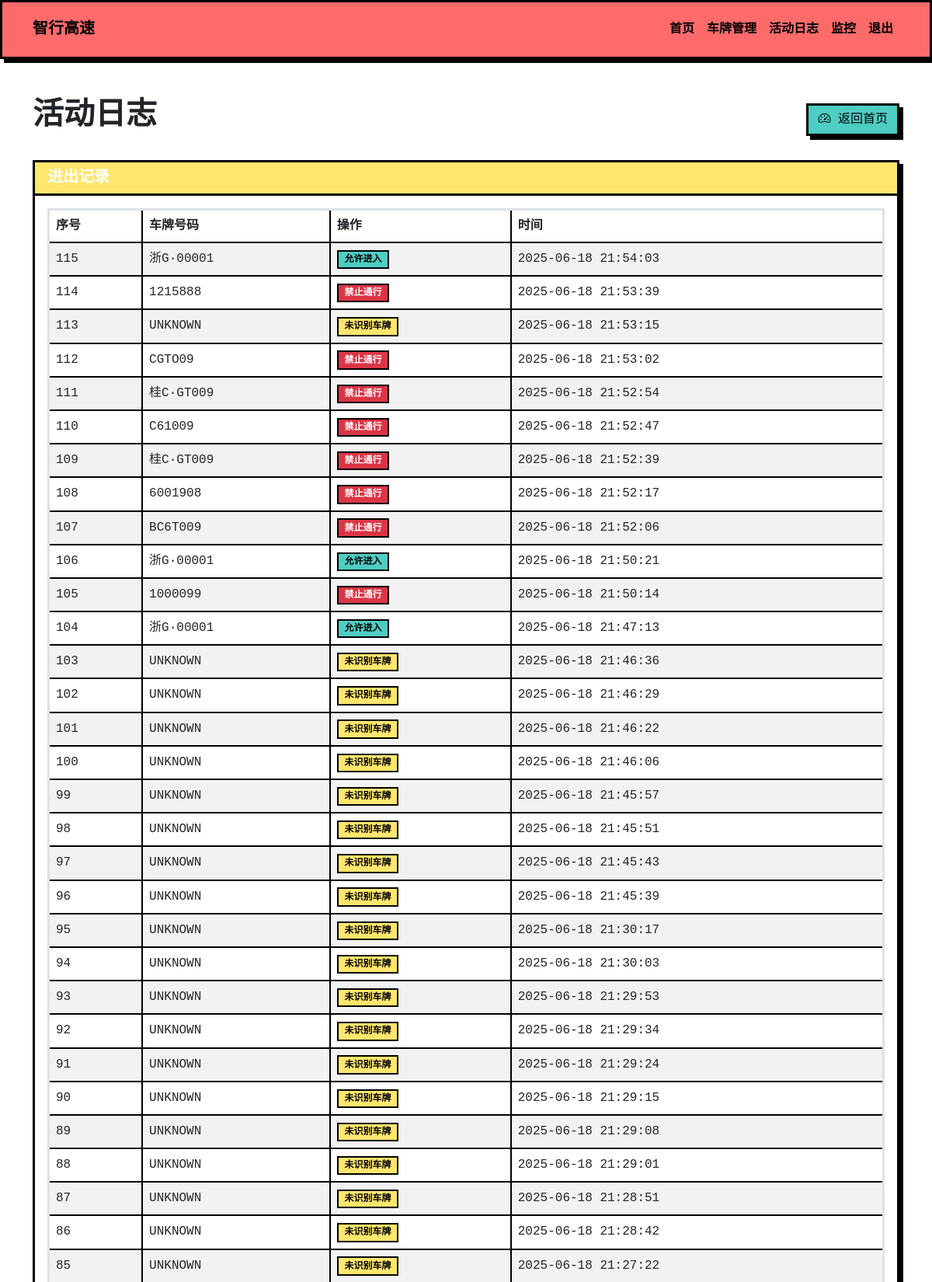
The app's page /logs (signed in, upper part) with its own data.
### tables this page shows
CREATE TABLE movement_log (id INTEGER PRIMARY KEY, plate_number TEXT, action TEXT, timestamp TIMESTAMP DEFAULT CURRENT_TIMESTAMP);

### plate_manager_wui.py (the view)
@app.route("/logs")
@login_required
def view_logs():
    try:
        logs = execute_db_query(
            "SELECT id, plate_number, action, timestamp FROM movement_log ORDER BY timestamp DESC LIMIT 100",
            fetch=True
        ) or []
        for log in logs:
            log['timestamp'] = utc_to_local(datetime.strptime(log['timestamp'], '%Y-%m-%d %H:%M:%S')).strftime('%Y-%m-%d %H:%M:%S')
        return render_template("logs.html", logs=logs)
    except Exception as e:
        logging.error(f"Error viewing logs: {str(e)}")
        flash("获取日志数据失败", "danger")
        return render_template("logs.html", logs=[])

### plate_manager_wui.py (called while the page is built)
def execute_db_query(query, params=(), fetch=False):
    with db_lock:
        try:
            conn = sqlite3.connect(db_path)
            conn.row_factory = sqlite3.Row  # 设置行工厂为Row
            cursor = conn.cursor()
            cursor.execute(query, params)
            if fetch:
                result = cursor.fetchall()
                return [dict(row) for row in result]
            else:
                conn.commit()
                return None
        except Exception as e:
            logging.error(f"Database error: {str(e)}")
            return None
        finally:
            conn.close()

def utc_to_local(utc_dt):
    if utc_dt is None:
        return None
    try:
        if utc_dt.tzinfo is not None:
            return utc_dt.astimezone(LOCAL_TIMEZONE)
        return pytz.utc.localize(utc_dt).astimezone(LOCAL_TIMEZONE)
    except Exception as e:
        logging.error(f"Time conversion error: {str(e)}")
        return utc_dt

@app.context_processor
def inject_now():
    return {'now': datetime.now().astimezone(LOCAL_TIMEZONE)}

def login_required(func):
    @functools.wraps(func)
    def secure_function(*args, **kwargs):
        if "logged_in" not in session:
            flash("请登录以访问页面", "danger")
            return redirect(url_for("login"))
        return func(*args, **kwargs)
    return secure_function

### templates/logs.html (shortened to what this page needs)
{% extends "base.html" %}
{% block content %}
<div class="d-flex justify-content-between align-items-center mb-4">
    <h1>活动日志</h1>
    <a href="{{ url_for('dashboard') }}" class="btn btn-secondary">
        <i class="bi bi-speedometer2"></i> 返回首页
    </a>
</div>
<div class="card">
    <div class="card-header bg-info text-white">
        <h5 class="mb-0">进出记录</h5>
    </div>
    <div class="card-body">
        <div class="table-responsive">
            <table class="table table-striped table-hover">
                <thead>
                    <tr>
                        <th>序号</th>
                        <th>车牌号码</th>
                        <th>操作</th>
                        <th>时间</th>
                    </tr>
                </thead>
                <tbody>
                    {% if logs %}
                        {% for log in logs %}
                        <tr>
                            <td>{{ log.id }}</td>
                            <td>{{ log.plate_number }}</td>
                            <td>
                                {% if log.action == 'ACCESS_GRANTED' %}
                                <span class="badge bg-success">允许进入</span>
                                {% elif log.action == 'ACCESS_DENIED' %}
                                <span class="badge bg-danger">禁止通行</span>
                                {% elif log.action == 'PLATE_NOT_RECOGNIZED' %}
                                <span class="badge bg-warning text-dark">未识别车牌</span>
                                {% else %}
                                <span class="badge bg-secondary">{{ log.action }}</span>
                                {% endif %}
                            </td>
                            <td>{{ log.timestamp }}</td>
                        </tr>
                        {% endfor %}
                    {% else %}
                        <tr>
                            <td colspan="4" class="text-center">未找到活动日志</td>
                        </tr>
                    {% endif %}
                </tbody>
            </table>
        </div>
    </div>
</div>
{% endblock %}
{% block extra_css %}
<link rel="stylesheet" href="https://cdn.jsdelivr.net/npm/bootstrap-icons@1.8.1/font/bootstrap-icons.css">
{% endblock %}

### templates/base.html (style rules this page uses)
:root { --primary-color: #ff6b6b; --secondary-color: #4ecdc4; --dark-color: #292f36; --light-color: #f7fff7; --accent-color: #ffe66d; }
body { background-color: #fffffe; font-family: 'Courier New', monospace; }
.card, .btn, .alert, .navbar, input, select, textarea { border: 3px solid #000; border-radius: 0; box-shadow: 5px 5px 0px #000; transition: transform 0.2s, box-shadow 0.2s; }
.btn-secondary { background-color: var(--secondary-color); color: #000; border-color: #000; }
.card-header { background-color: var(--accent-color); color: #000; border-bottom: 3px solid #000; font-weight: bold; }
.card-header.bg-info, .card-header.bg-dark { background-color: var(--accent-color) !important; }
.badge { border: 2px solid #000; border-radius: 0; font-weight: bold; }
.badge.bg-success { background-color: var(--secondary-color) !important; color: #000 !important; }
.badge.bg-warning { background-color: var(--accent-color) !important; color: #000 !important; }
table { border: 3px solid #000; }
th, td { border: 2px solid #000 !important; }
h1, h2, h3, h4, h5 { font-weight: 900; text-transform: uppercase; }

### records on screen
movement_log: id "115", plate_number "浙G·00001", action "允许进入", timestamp "2025-06-18 21:54:03"
movement_log: id "114", plate_number "1215888", action "禁止通行", timestamp "2025-06-18 21:53:39"
movement_log: id "113", plate_number "UNKNOWN", shows "未识别车牌", timestamp "2025-06-18 21:53:15"
movement_log: id "112", plate_number "CGTO09", action "禁止通行", timestamp "2025-06-18 21:53:02"
movement_log: id "111", plate_number "桂C·GT009", action "禁止通行", timestamp "2025-06-18 21:52:54"
movement_log: id "110", plate_number "C61009", action "禁止通行", timestamp "2025-06-18 21:52:47"
movement_log: id "109", plate_number "桂C·GT009", action "禁止通行", timestamp "2025-06-18 21:52:39"
movement_log: id "108", plate_number "6001908", action "禁止通行", timestamp "2025-06-18 21:52:17"
movement_log: id "107", plate_number "BC6T009", action "禁止通行", timestamp "2025-06-18 21:52:06"
movement_log: id "106", plate_number "浙G·00001", action "允许进入", timestamp "2025-06-18 21:50:21"
movement_log: id "105", plate_number "1000099", action "禁止通行", timestamp "2025-06-18 21:50:14"
movement_log: id "104", plate_number "浙G·00001", action "允许进入", timestamp "2025-06-18 21:47:13"
movement_log: id "103", plate_number "UNKNOWN", shows "未识别车牌", timestamp "2025-06-18 21:46:36"
movement_log: id "102", plate_number "UNKNOWN", shows "未识别车牌", timestamp "2025-06-18 21:46:29"
movement_log: id "101", plate_number "UNKNOWN", shows "未识别车牌", timestamp "2025-06-18 21:46:22"
movement_log: id "100", plate_number "UNKNOWN", shows "未识别车牌", timestamp "2025-06-18 21:46:06"
movement_log: id "99", plate_number "UNKNOWN", shows "未识别车牌", timestamp "2025-06-18 21:45:57"
movement_log: id "98", plate_number "UNKNOWN", shows "未识别车牌", timestamp "2025-06-18 21:45:51"
movement_log: id "97", plate_number "UNKNOWN", shows "未识别车牌", timestamp "2025-06-18 21:45:43"
movement_log: id "96", plate_number "UNKNOWN", shows "未识别车牌", timestamp "2025-06-18 21:45:39"
movement_log: id "95", plate_number "UNKNOWN", shows "未识别车牌", timestamp "2025-06-18 21:30:17"
movement_log: id "94", plate_number "UNKNOWN", shows "未识别车牌", timestamp "2025-06-18 21:30:03"
movement_log: id "93", plate_number "UNKNOWN", shows "未识别车牌", timestamp "2025-06-18 21:29:53"
movement_log: id "92", plate_number "UNKNOWN", shows "未识别车牌", timestamp "2025-06-18 21:29:34"
movement_log: id "91", plate_number "UNKNOWN", shows "未识别车牌", timestamp "2025-06-18 21:29:24"
movement_log: id "90", plate_number "UNKNOWN", shows "未识别车牌", timestamp "2025-06-18 21:29:15"
movement_log: id "89", plate_number "UNKNOWN", shows "未识别车牌", timestamp "2025-06-18 21:29:08"
movement_log: id "88", plate_number "UNKNOWN", shows "未识别车牌", timestamp "2025-06-18 21:29:01"
movement_log: id "87", plate_number "UNKNOWN", shows "未识别车牌", timestamp "2025-06-18 21:28:51"
movement_log: id "86", plate_number "UNKNOWN", shows "未识别车牌", timestamp "2025-06-18 21:28:42"
movement_log: id "85", plate_number "UNKNOWN", shows "未识别车牌", timestamp "2025-06-18 21:27:22"
